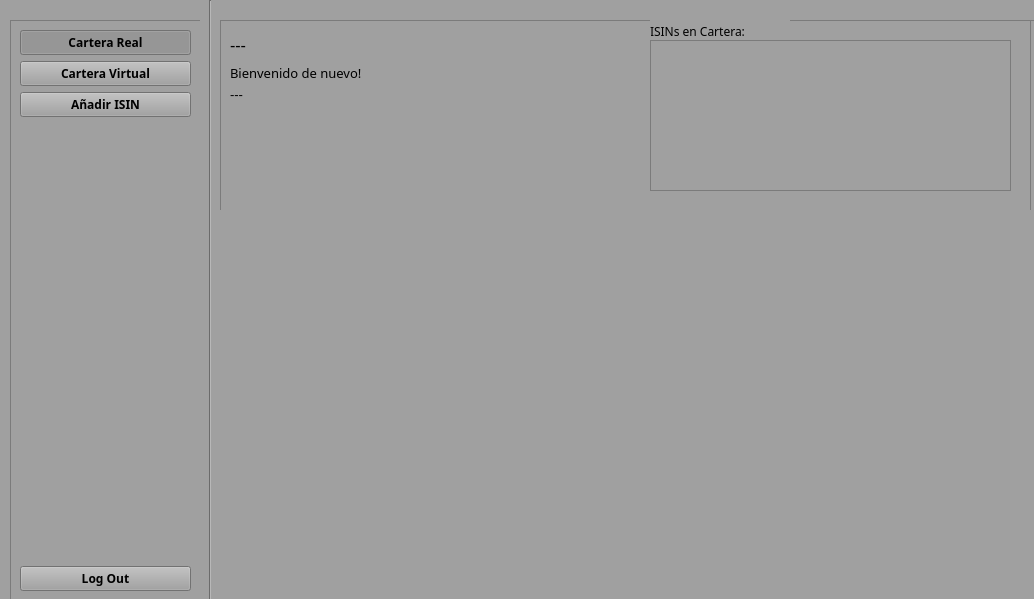
<?xml version="1.0" encoding="UTF-8"?>
<ui version="4.0">
 <class>MainWindow</class>
 <widget class="QMainWindow" name="MainWindow">
  <property name="geometry">
   <rect>
    <x>0</x>
    <y>0</y>
    <width>1034</width>
    <height>599</height>
   </rect>
  </property>
  <property name="windowTitle">
   <string>Carteras</string>
  </property>
  <property name="windowIcon">
   <iconset>
    <normaloff>../../../logo.ico</normaloff>../../../logo.ico</iconset>
  </property>
  <property name="styleSheet">
   <string notr="true">*{
background: rgb(160, 160, 160);

}</string>
  </property>
  <widget class="QWidget" name="centralwidget">
   <widget class="QFrame" name="frameBarra">
    <property name="geometry">
     <rect>
      <x>10</x>
      <y>20</y>
      <width>191</width>
      <height>581</height>
     </rect>
    </property>
    <property name="frameShape">
     <enum>QFrame::StyledPanel</enum>
    </property>
    <property name="frameShadow">
     <enum>QFrame::Raised</enum>
    </property>
    <layout class="QVBoxLayout" name="verticalLayout">
     <item>
      <widget class="QPushButton" name="buttonCartReal">
       <property name="font">
        <font>
         <family>Yu Gothic UI Light</family>
         <pointsize>9</pointsize>
         <weight>75</weight>
         <bold>true</bold>
        </font>
       </property>
       <property name="text">
        <string>Cartera Real</string>
       </property>
       <property name="icon">
        <iconset>
         <normaloff>../../../feather/dollar-sign.svg</normaloff>../../../feather/dollar-sign.svg</iconset>
       </property>
       <property name="checkable">
        <bool>true</bool>
       </property>
       <property name="checked">
        <bool>true</bool>
       </property>
      </widget>
     </item>
     <item>
      <widget class="QPushButton" name="buttonCartVirt">
       <property name="font">
        <font>
         <family>Yu Gothic UI Light</family>
         <pointsize>9</pointsize>
         <weight>75</weight>
         <bold>true</bold>
        </font>
       </property>
       <property name="text">
        <string>Cartera Virtual</string>
       </property>
       <property name="icon">
        <iconset>
         <normaloff>../../../feather/pie-chart.svg</normaloff>../../../feather/pie-chart.svg</iconset>
       </property>
       <property name="checkable">
        <bool>true</bool>
       </property>
       <property name="checked">
        <bool>false</bool>
       </property>
      </widget>
     </item>
     <item>
      <widget class="QPushButton" name="buttonAddISIN">
       <property name="font">
        <font>
         <family>Yu Gothic UI Light</family>
         <pointsize>9</pointsize>
         <weight>75</weight>
         <bold>true</bold>
        </font>
       </property>
       <property name="text">
        <string>Añadir ISIN</string>
       </property>
       <property name="icon">
        <iconset>
         <normaloff>../../../feather/plus-circle.svg</normaloff>../../../feather/plus-circle.svg</iconset>
       </property>
      </widget>
     </item>
     <item>
      <spacer name="verticalSpacer">
       <property name="orientation">
        <enum>Qt::Vertical</enum>
       </property>
       <property name="sizeHint" stdset="0">
        <size>
         <width>20</width>
         <height>40</height>
        </size>
       </property>
      </spacer>
     </item>
     <item>
      <widget class="QPushButton" name="buttonLogout">
       <property name="font">
        <font>
         <family>Yu Gothic UI Light</family>
         <pointsize>9</pointsize>
         <weight>75</weight>
         <bold>true</bold>
        </font>
       </property>
       <property name="text">
        <string>Log Out</string>
       </property>
       <property name="icon">
        <iconset>
         <normaloff>../../../feather/log-out.svg</normaloff>../../../feather/log-out.svg</iconset>
       </property>
      </widget>
     </item>
    </layout>
   </widget>
   <widget class="QFrame" name="frameMain_Up">
    <property name="geometry">
     <rect>
      <x>220</x>
      <y>20</y>
      <width>821</width>
      <height>651</height>
     </rect>
    </property>
    <property name="frameShape">
     <enum>QFrame::StyledPanel</enum>
    </property>
    <property name="frameShadow">
     <enum>QFrame::Raised</enum>
    </property>
    <widget class="QFrame" name="frame">
     <property name="geometry">
      <rect>
       <x>0</x>
       <y>0</y>
       <width>811</width>
       <height>191</height>
      </rect>
     </property>
     <property name="frameShape">
      <enum>QFrame::StyledPanel</enum>
     </property>
     <property name="frameShadow">
      <enum>QFrame::Raised</enum>
     </property>
     <widget class="QLabel" name="labelISIN">
      <property name="geometry">
       <rect>
        <x>430</x>
        <y>0</y>
        <width>140</width>
        <height>23</height>
       </rect>
      </property>
      <property name="font">
       <font>
        <family>Yu Gothic Medium</family>
        <pointsize>9</pointsize>
        <weight>50</weight>
        <bold>false</bold>
       </font>
      </property>
      <property name="text">
       <string>ISINs en Cartera:</string>
      </property>
     </widget>
     <widget class="QLabel" name="labelInfo">
      <property name="geometry">
       <rect>
        <x>10</x>
        <y>40</y>
        <width>207</width>
        <height>26</height>
       </rect>
      </property>
      <property name="font">
       <font>
        <family>Yu Gothic Medium</family>
        <pointsize>10</pointsize>
       </font>
      </property>
      <property name="text">
       <string>Bienvenido de nuevo! </string>
      </property>
     </widget>
     <widget class="QLabel" name="labelEmail">
      <property name="geometry">
       <rect>
        <x>10</x>
        <y>60</y>
        <width>603</width>
        <height>29</height>
       </rect>
      </property>
      <property name="font">
       <font>
        <family>MS UI Gothic</family>
        <pointsize>10</pointsize>
       </font>
      </property>
      <property name="text">
       <string>---</string>
      </property>
     </widget>
     <widget class="QLabel" name="labelUsuario">
      <property name="geometry">
       <rect>
        <x>10</x>
        <y>10</y>
        <width>421</width>
        <height>31</height>
       </rect>
      </property>
      <property name="font">
       <font>
        <pointsize>12</pointsize>
        <weight>50</weight>
        <bold>false</bold>
       </font>
      </property>
      <property name="text">
       <string>---</string>
      </property>
     </widget>
     <widget class="QListWidget" name="listIsins">
      <property name="geometry">
       <rect>
        <x>430</x>
        <y>20</y>
        <width>361</width>
        <height>151</height>
       </rect>
      </property>
      <property name="selectionRectVisible">
       <bool>true</bool>
      </property>
     </widget>
    </widget>
    <widget class="QWidget" name="horizontalLayoutWidget">
     <property name="geometry">
      <rect>
       <x>-10</x>
       <y>190</y>
       <width>821</width>
       <height>401</height>
      </rect>
     </property>
     <layout class="QHBoxLayout" name="layout">
      <item>
       <widget class="QLabel" name="labelNoIsin">
        <property name="font">
         <font>
          <pointsize>10</pointsize>
          <weight>75</weight>
          <bold>true</bold>
         </font>
        </property>
        <property name="text">
         <string/>
        </property>
        <property name="alignment">
         <set>Qt::AlignCenter</set>
        </property>
       </widget>
      </item>
     </layout>
    </widget>
   </widget>
   <widget class="Line" name="line">
    <property name="geometry">
     <rect>
      <x>200</x>
      <y>0</y>
      <width>20</width>
      <height>671</height>
     </rect>
    </property>
    <property name="font">
     <font>
      <pointsize>12</pointsize>
     </font>
    </property>
    <property name="orientation">
     <enum>Qt::Vertical</enum>
    </property>
   </widget>
  </widget>
 </widget>
 <resources/>
 <connections/>
</ui>
